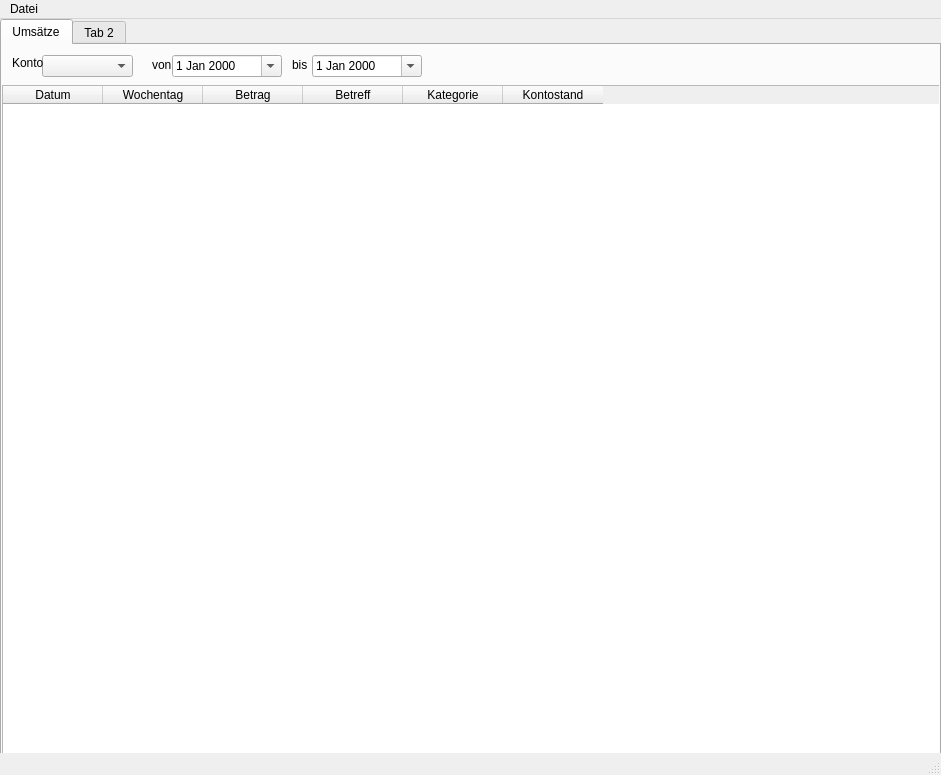
<?xml version="1.0" encoding="UTF-8"?>
<ui version="4.0">
 <class>MainWindow</class>
 <widget class="QMainWindow" name="MainWindow">
  <property name="geometry">
   <rect>
    <x>0</x>
    <y>0</y>
    <width>941</width>
    <height>775</height>
   </rect>
  </property>
  <property name="windowTitle">
   <string>MainWindow</string>
  </property>
  <widget class="QWidget" name="centralwidget">
   <widget class="QWidget" name="gridLayoutWidget">
    <property name="geometry">
     <rect>
      <x>0</x>
      <y>0</y>
      <width>2</width>
      <height>2</height>
     </rect>
    </property>
    <layout class="QGridLayout" name="gridLayout"/>
   </widget>
   <widget class="QTabWidget" name="tabWidget">
    <property name="geometry">
     <rect>
      <x>0</x>
      <y>0</y>
      <width>941</width>
      <height>771</height>
     </rect>
    </property>
    <property name="currentIndex">
     <number>0</number>
    </property>
    <property name="tabsClosable">
     <bool>false</bool>
    </property>
    <property name="movable">
     <bool>false</bool>
    </property>
    <widget class="QWidget" name="transactions">
     <attribute name="title">
      <string>Umsätze</string>
     </attribute>
     <widget class="QTableWidget" name="tableTransactions">
      <property name="geometry">
       <rect>
        <x>0</x>
        <y>40</y>
        <width>941</width>
        <height>711</height>
       </rect>
      </property>
      <property name="layoutDirection">
       <enum>Qt::LeftToRight</enum>
      </property>
      <property name="autoFillBackground">
       <bool>false</bool>
      </property>
      <property name="alternatingRowColors">
       <bool>true</bool>
      </property>
      <property name="sortingEnabled">
       <bool>true</bool>
      </property>
      <property name="rowCount">
       <number>0</number>
      </property>
      <property name="columnCount">
       <number>6</number>
      </property>
      <column>
       <property name="text">
        <string>Datum</string>
       </property>
      </column>
      <column>
       <property name="text">
        <string>Wochentag</string>
       </property>
      </column>
      <column>
       <property name="text">
        <string>Betrag</string>
       </property>
      </column>
      <column>
       <property name="text">
        <string>Betreff</string>
       </property>
      </column>
      <column>
       <property name="text">
        <string>Kategorie</string>
       </property>
      </column>
      <column>
       <property name="text">
        <string>Kontostand</string>
       </property>
      </column>
     </widget>
     <widget class="QComboBox" name="comboBoxBankaccount">
      <property name="geometry">
       <rect>
        <x>40</x>
        <y>10</y>
        <width>91</width>
        <height>22</height>
       </rect>
      </property>
     </widget>
     <widget class="QLabel" name="label">
      <property name="geometry">
       <rect>
        <x>10</x>
        <y>10</y>
        <width>31</width>
        <height>16</height>
       </rect>
      </property>
      <property name="text">
       <string>Konto</string>
      </property>
     </widget>
     <widget class="QDateEdit" name="dateUntil">
      <property name="geometry">
       <rect>
        <x>310</x>
        <y>10</y>
        <width>110</width>
        <height>22</height>
       </rect>
      </property>
      <property name="calendarPopup">
       <bool>true</bool>
      </property>
     </widget>
     <widget class="QDateEdit" name="dateFrom">
      <property name="geometry">
       <rect>
        <x>170</x>
        <y>10</y>
        <width>110</width>
        <height>22</height>
       </rect>
      </property>
      <property name="calendarPopup">
       <bool>true</bool>
      </property>
     </widget>
     <widget class="QLabel" name="label_2">
      <property name="geometry">
       <rect>
        <x>150</x>
        <y>10</y>
        <width>21</width>
        <height>20</height>
       </rect>
      </property>
      <property name="text">
       <string>von</string>
      </property>
     </widget>
     <widget class="QLabel" name="label_3">
      <property name="geometry">
       <rect>
        <x>290</x>
        <y>10</y>
        <width>46</width>
        <height>20</height>
       </rect>
      </property>
      <property name="text">
       <string>bis</string>
      </property>
     </widget>
    </widget>
    <widget class="QWidget" name="tab_2">
     <attribute name="title">
      <string>Tab 2</string>
     </attribute>
    </widget>
   </widget>
  </widget>
  <widget class="QMenuBar" name="menubar">
   <property name="geometry">
    <rect>
     <x>0</x>
     <y>0</y>
     <width>941</width>
     <height>21</height>
    </rect>
   </property>
   <widget class="QMenu" name="menuDatei">
    <property name="title">
     <string>Datei</string>
    </property>
    <addaction name="actionEinstellungen"/>
    <addaction name="actionBeenden"/>
   </widget>
   <addaction name="menuDatei"/>
  </widget>
  <widget class="QStatusBar" name="statusbar"/>
  <action name="actionBeenden">
   <property name="text">
    <string>Beenden</string>
   </property>
  </action>
  <action name="actionEinstellungen">
   <property name="text">
    <string>Einstellungen</string>
   </property>
  </action>
 </widget>
 <resources/>
 <connections>
  <connection>
   <sender>actionBeenden</sender>
   <signal>triggered()</signal>
   <receiver>MainWindow</receiver>
   <slot>close()</slot>
   <hints>
    <hint type="sourcelabel">
     <x>-1</x>
     <y>-1</y>
    </hint>
    <hint type="destinationlabel">
     <x>547</x>
     <y>434</y>
    </hint>
   </hints>
  </connection>
 </connections>
</ui>
